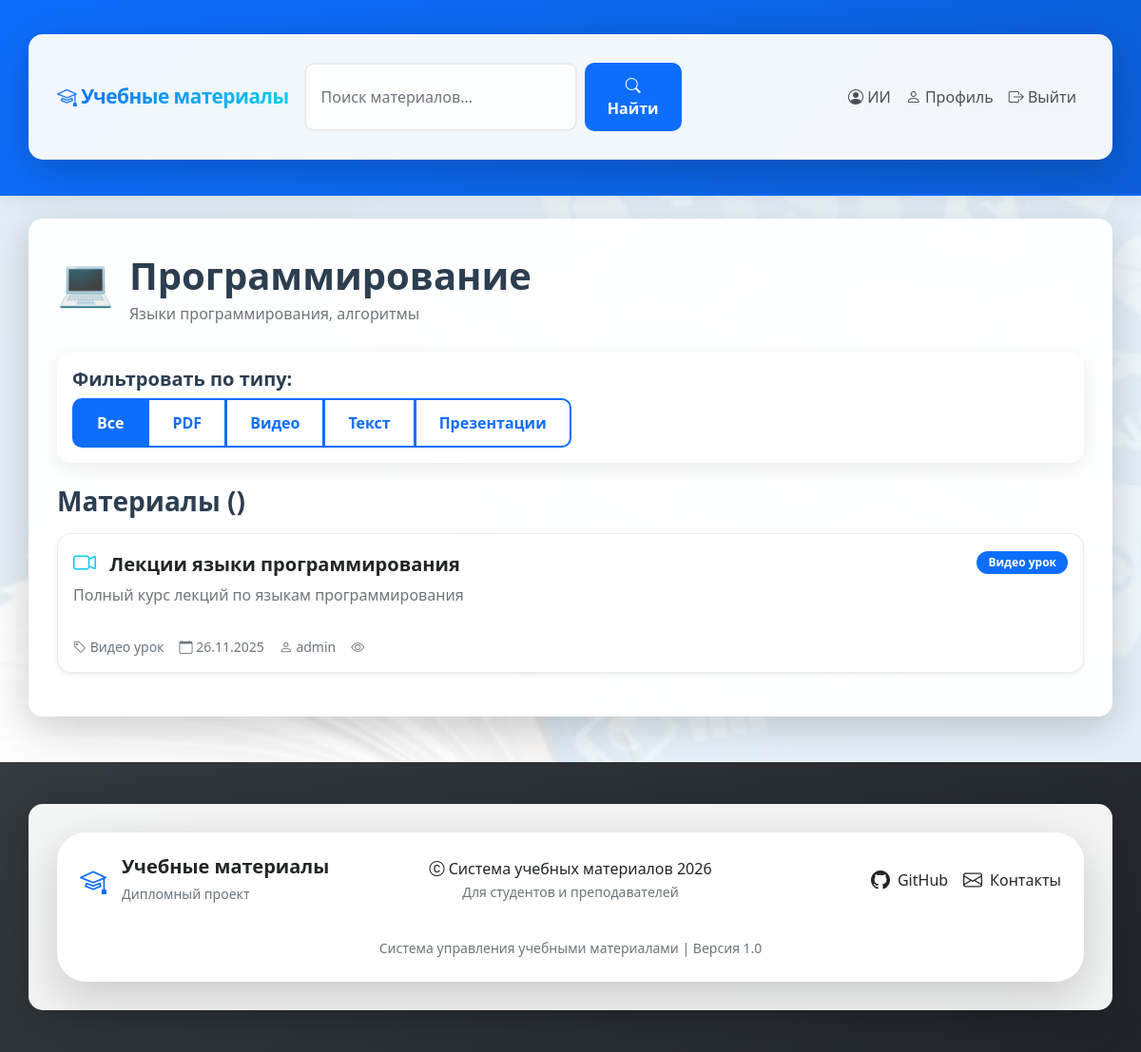
The page /subject/2/ (signed in) on the database its author committed.
### users/models.py (models this page shows, shortened)
class UserProfile(models.Model):
    ROLE_CHOICES = [
        ('student', 'Студент'),
        ('teacher', 'Преподаватель'),
        ('other', 'Другое'),
    ]
    user = models.OneToOneField(
        User,
        on_delete=models.CASCADE,
        verbose_name='Пользователь',
        related_name='userprofile'
    )
    display_name = models.CharField(
        max_length=100,
        blank=True,
        default='',
        verbose_name='Отображаемое имя',
        help_text='Имя которое будут видеть другие пользователи (можно оставить пустым)'
    )
    avatar = models.ImageField(
        upload_to='avatars/',
        blank=True,
        null=True,
        verbose_name='Аватар',
        help_text='Загрузите изображение для аватара'
    )
    bio = models.TextField(
        blank=True,
        default='',
        verbose_name='О себе',
        help_text='Расскажите немного о себе'
    )
    role = models.CharField(
        max_length=20,
        choices=ROLE_CHOICES,
        default='student',
        verbose_name='Роль',
        help_text='Выберите вашу роль в системе'
    )
    department = models.CharField(
        max_length=100,
        blank=True,
        default='',
        verbose_name='Факультет/кафедра',
        help_text='Укажите ваш факультет или кафедру'
    )
    created_at = models.DateTimeField(
        auto_now_add=True,
        verbose_name='Дата регистрации'
    )
    class Meta:
        verbose_name = 'Профиль пользователя'
        verbose_name_plural = 'Профили пользователей'
        ordering = ['-created_at']

### materials/models.py (models this page shows, shortened)
class Subject(models.Model):
    name = models.CharField(max_length=100, verbose_name='Название предмета')
    description = models.TextField(blank=True, verbose_name='Описание')
    icon = models.CharField(max_length=50, default='📚', verbose_name='Иконка')
    class Meta:
        verbose_name = 'Предмет'
        verbose_name_plural = 'Предметы'

class Material(models.Model):
    MATERIAL_TYPES = [
        ('pdf', 'PDF документ'),
        ('video', 'Видео урок'),
        ('text', 'Текстовый материал'),
        ('presentation', 'Презентация'),
        ('link', 'Ссылка'),
    ]
    title = models.CharField(max_length=200, verbose_name='Название')
    description = models.TextField(verbose_name='Описание')
    subject = models.ForeignKey(Subject, on_delete=models.CASCADE, verbose_name='Предмет')
    material_type = models.CharField(max_length=20, choices=MATERIAL_TYPES, verbose_name='Тип материала')
    file = models.FileField(upload_to='materials/', blank=True, null=True, verbose_name='Файл')
    external_link = models.URLField(blank=True, verbose_name='Ссылка на внешний ресурс')
    uploaded_by = models.ForeignKey(User, on_delete=models.CASCADE, verbose_name='Автор')
    upload_date = models.DateTimeField(auto_now_add=True, verbose_name='Дата загрузки')
    tags = models.CharField(max_length=200, blank=True, verbose_name='Теги (через запятую)')
    class Meta:
        verbose_name = 'Материал'
        verbose_name_plural = 'Материалы'
        ordering = ['-upload_date']

### materials/views.py (the view)
# urls.py: path('subject/<int:subject_id>/', views.subject_materials, name='subject_materials'),
@login_required(login_url='/users/login/')
def subject_materials(request, subject_id):
    subject = get_object_or_404(Subject, id=subject_id)
    materials = Material.objects.filter(subject=subject).order_by('-upload_date')
    material_type = request.GET.get('type', '')
    if material_type:
        materials = materials.filter(material_type=material_type)
    paginator = Paginator(materials, 12)  # 12 материалов на страницу
    page_number = request.GET.get('page', 1)
    page_materials = paginator.get_page(page_number)
    context = {
        'subject': subject,
        'materials': page_materials,
        'current_filter': material_type,
        'total_materials': materials.count(),
        'is_paginated': paginator.num_pages > 1,
        'page_obj': page_materials,
        'paginator': paginator,
    }
    return render(request, 'materials/subject_detail.html', context)

### materials/templates/materials/subject_detail.html (shortened to what this page needs)
{% extends 'materials/base.html' %}
{% load video_tags %}
{% load static %}
{% block content %}
<div class="row">
    <div class="col-12">
        <div class="d-flex align-items-center mb-4">
            <div class="material-icon me-3" style="font-size: 3rem;">{{ subject.icon }}</div>
            <div>
                <h1 class="mb-1">{{ subject.name }}</h1>
                <p class="text-muted mb-0">{{ subject.description }}</p>
            </div>
        </div>
        <div class="card mb-4">
            <div class="card-body">
                <h5 class="card-title">Фильтровать по типу:</h5>
                <div class="btn-group" role="group">
                    <a href="?type="
                       class="btn btn-outline-primary {% if not current_filter %}active{% endif %}">Все</a>
                    <a href="?type=pdf"
                       class="btn btn-outline-primary {% if current_filter == 'pdf' %}active{% endif %}">PDF</a>
                    <a href="?type=video"
                       class="btn btn-outline-primary {% if current_filter == 'video' %}active{% endif %}">Видео</a>
                    <a href="?type=text"
                       class="btn btn-outline-primary {% if current_filter == 'text' %}active{% endif %}">Текст</a>
                    <a href="?type=presentation"
                       class="btn btn-outline-primary {% if current_filter == 'presentation' %}active{% endif %}">Презентации</a>
                </div>
            </div>
        </div>
        <h3 class="mb-3">Материалы ({{ materials.count }})</h3>
        {% for material in materials %}
        <div class="card mb-3 shadow-sm hover-lift">
            <div class="card-body">
                <div class="d-flex justify-content-between align-items-start">
                    <div class="flex-grow-1">
                        <h5 class="card-title mb-2">
                            <span class="type-icon me-2">
                                {% if material.material_type == 'pdf' %}
                                <i class="bi bi-file-earmark-pdf text-danger"></i>
                                {% elif material.material_type == 'video' %}
                                <i class="bi bi-camera-video text-info"></i>
                                {% elif material.material_type == 'text' %}
                                <i class="bi bi-file-text text-primary"></i>
                                {% elif material.material_type == 'presentation' %}
                                <i class="bi bi-easel text-warning"></i>
                                {% elif material.material_type == 'other' %}
                                <i class="bi bi-link-45deg text-secondary"></i>
                                {% else %}
                                <i class="bi bi-file-earmark text-muted"></i>
                                {% endif %}
                            </span>
                            <span class="text-dark fw-bold">{{ material.title }}</span>
                        </h5>
                        {% if material.description %}
                        <p class="card-text text-muted mb-3">
                            {{ material.description|truncatewords:30 }}
                        </p>
                        {% endif %}
                        <div class="text-muted small mt-3">
                            <div class="d-flex flex-wrap gap-3">
                                <span title="Тип материала">
                                    <i class="bi bi-tag"></i> {{ material.get_material_type_display }}
                                </span>
                                <span title="Дата добавления">
                                    <i class="bi bi-calendar"></i> {{ material.upload_date|date:"d.m.Y" }}
                                </span>
                                <span title="Автор">
                                    <i class="bi bi-person"></i>
                                    {% if material.uploaded_by.first_name or material.uploaded_by.last_name %}
                                        {{ material.uploaded_by.first_name }} {{ material.uploaded_by.last_name }}
                                    {% else %}
                                        {{ material.uploaded_by.username }}
                                    {% endif %}
                                </span>
                                <span title="Просмотры">
                                    <i class="bi bi-eye"></i> {{ material.views }}
                                </span>
                            </div>
                        </div>
                    </div>
                    <div class="ms-3">
                        <span class="badge bg-primary rounded-pill">
                            {{ material.get_material_type_display }}
                        </span>
                    </div>
                </div>
            </div>
        </div>
        {% endfor %}
    </div>
</div>
{% endblock %}

### materials/templates/materials/base.html (shortened to what this page needs)
<!DOCTYPE html>
<html lang="ru">
<head>
    <link href="https://cdn.jsdelivr.net/npm/bootstrap@5.1.3/dist/css/bootstrap.min.css" rel="stylesheet">
    <link rel="stylesheet" href="https://cdn.jsdelivr.net/npm/bootstrap-icons@1.10.0/font/bootstrap-icons.css">
    <link rel="stylesheet" href="https://cdn.jsdelivr.net/npm/bootstrap-icons@1.11.3/font/bootstrap-icons.min.css">
    {% load static %}
    <link rel="stylesheet" href="{% static 'materials/css/main.css' %}">
    <link rel="stylesheet" href="{% static 'materials/css/animations.css' %}">
    <link rel="stylesheet" href="{% static 'materials/css/themes.css' %}">
</head>
<body>
<nav class="navbar navbar-expand-lg navbar-dark">
    <div class="container">
        <a class="navbar-brand text-primary fw-bold" href="{% url 'home' %}">
    <i class="bi bi-mortarboard"></i> Учебные материалы
</a>
        <div class="collapse navbar-collapse" id="navbarNav">
            <div class="navbar-nav me-auto">
                <form method="get" action="{% url 'search_materials' %}" class="d-flex">
                    <input type="text"
                           name="q"
                           class="form-control me-2"
                           placeholder="Поиск материалов..."
                           value="{{ request.GET.q }}"
                           aria-label="Поиск материалов">
                    <button class="btn btn-light" type="submit">
                        <i class="bi bi-search"></i> Найти
                    </button>
                </form>
            </div>
            <div class="navbar-nav">
                {% if user.is_authenticated %}
                <span class="nav-link text-white">
                            <i class="bi bi-person-circle"></i>
                            {% if user.userprofile.display_name %}
                                {{ user.userprofile.display_name }}
                            {% else %}
                                {{ user.username }}
                            {% endif %}
                        </span>
                <a class="nav-link" href="{% url 'profile' %}" title="Мой профиль">
                    <i class="bi bi-person"></i> Профиль
                </a>
                <a class="nav-link" href="{% url 'logout' %}" title="Выйти из системы">
                    <i class="bi bi-box-arrow-right"></i> Выйти
                </a>
                {% endif %}
            </div>
        </div>
    </div>
</nav>
<div class="container mt-4 animate-fade-in">
    {% block content %}
    {% endblock %}
</div>
<footer class="py-4 mt-5">
    <div class="container">
        <div class="bg-white rounded-4 p-4 shadow-lg" style="border-radius: 30px !important;">
            <div class="row align-items-center">
                <div class="col-lg-4 mb-3 mb-lg-0">
                    <div class="d-flex align-items-center">
                        <i class="bi bi-mortarboard fs-3 text-primary me-3"></i>
                        <div>
                            <h5 class="text-dark mb-1 fw-bold">Учебные материалы</h5>
                            <small class="text-muted">Дипломный проект</small>
                        </div>
                    </div>
                </div>
                <div class="col-lg-4 mb-3 mb-lg-0 text-center">
                    <p class="text-dark mb-0">
                        <i class="bi bi-c-circle"></i> Система учебных материалов {% now "Y" %}
                    </p>
                    <small class="text-muted">
                        Для студентов и преподавателей
                    </small>
                </div>
                <div class="col-lg-4 text-lg-end">
                    <div class="d-flex justify-content-center justify-content-lg-end gap-3">
                        <a href="https://github.com/KOFF63/graduate-work"
                           class="text-dark text-decoration-none d-flex align-items-center fw-medium"
                           target="_blank">
                            <i class="bi bi-github fs-5 me-2"></i> GitHub
                        </a>
                        <a href="#" class="text-dark text-decoration-none d-flex align-items-center fw-medium">
                            <i class="bi bi-envelope fs-5 me-2"></i> Контакты
                        </a>
                    </div>
                </div>
            </div>
            <hr class="my-3">
            <div class="row">
                <div class="col-12 text-center">
                    <small class="text-muted">
                        Система управления учебными материалами | Версия 1.0
                    </small>
                </div>
            </div>
        </div>
    </div>
</footer>
{% load static %}
</body>
</html>

### rows shown on the page
Subject: icon "💻", name "Программирование", description "Языки программирования, алгоритмы"
Material: title "Лекции языки программирования", description "Полный курс лекций по языкам программирования", material_type "Видео урок", upload_date "26.11.2025", uploaded_by.username "admin"

### other values the page prints
{{ user.userprofile.display_name }} "ИИ"
